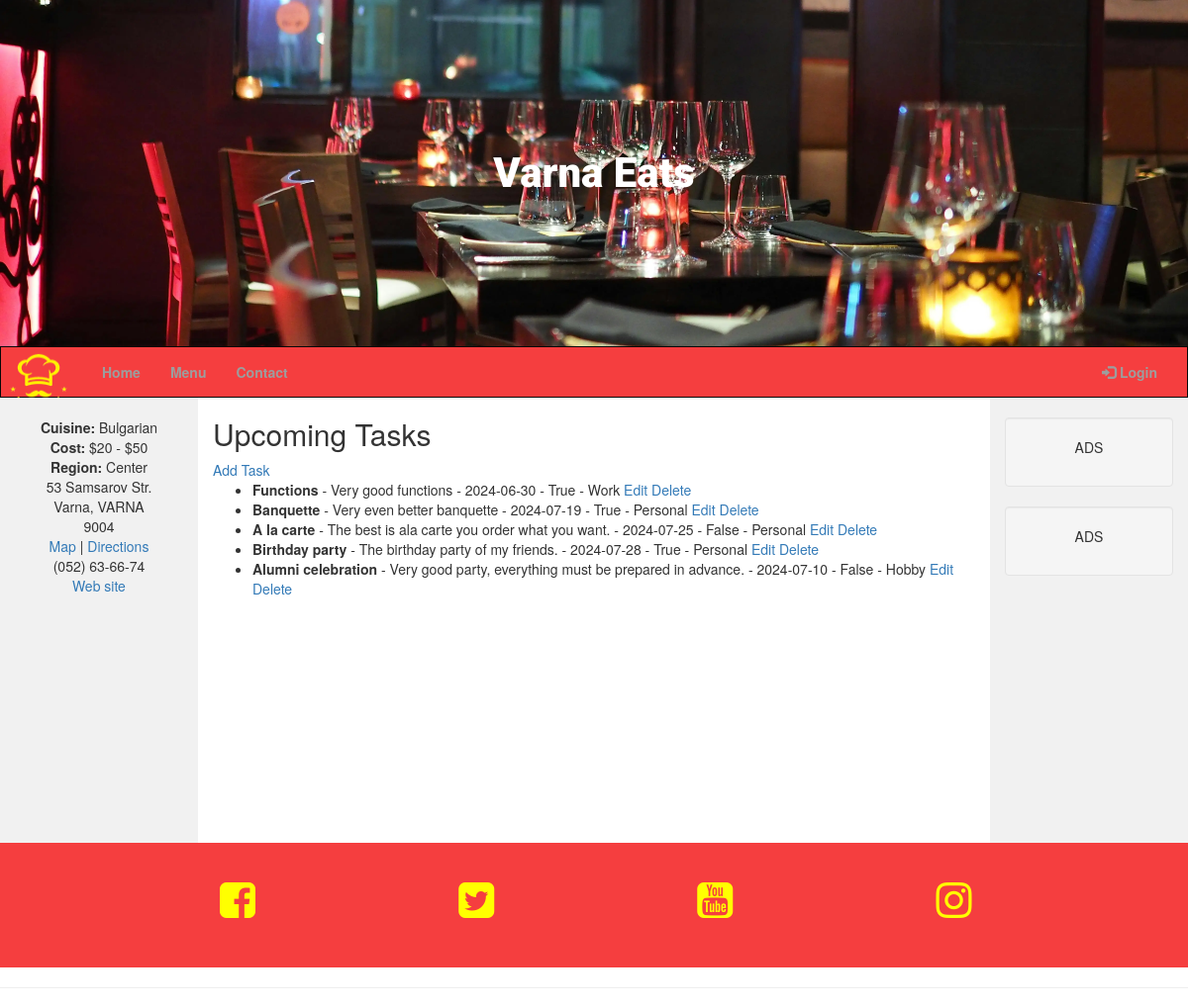
/tasks, run on an earlier commit of the app's database.
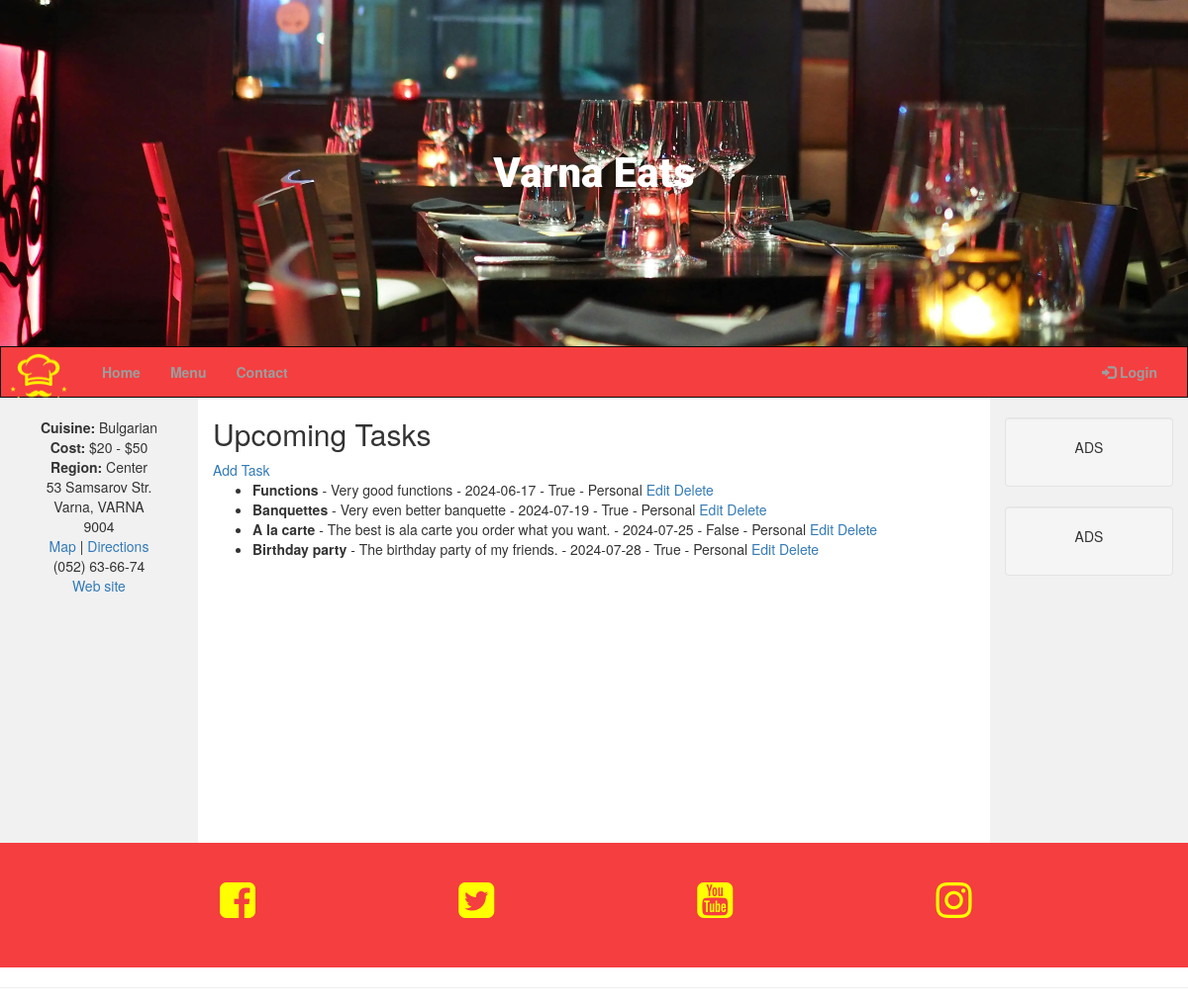
And on a later commit of the database.
### run.py (models this page shows)
class Task(db.Model):
    id = db.Column(db.Integer, primary_key=True)
    task_name = db.Column(db.String(50), unique=True, nullable=False)
    task_description = db.Column(db.Text, nullable=False)
    is_urgent = db.Column(db.Boolean, default=False, nullable=False)
    due_date = db.Column(db.Date, nullable=False)
    category_id = db.Column(db.Integer, db.ForeignKey("category.id", ondelete="CASCADE"), nullable=False)
    def __repr__(self):
        return "#{0} - Task: {1} | Urgent: {2}".format(self.id, self.task_name, self.is_urgent)

class Category(db.Model):
    id = db.Column(db.Integer, primary_key=True)
    category_name = db.Column(db.String(25), unique=True, nullable=False)
    tasks = db.relationship("Task", backref="category", cascade="all, delete", lazy=True)
    def __repr__(self):
        return self.category_name

### run.py (the view)
@app.route("/tasks")
def tasks():
    try:
        tasks = Task.query.all()
        categories = Category.query.all()
        print(f"Tasks: {tasks}")
        print(f"Categories: {categories}")
        return render_template("tasks.html", tasks=tasks, categories=categories)
    except Exception as e:
        print(f"Error: {e}")
        flash("An error occurred while loading tasks.", "danger")
        return redirect(url_for("home"))

### taskmanager/templates/tasks.html (shortened to what this page needs)
{% extends "base.html" %}
{% block content %}
    <h2>Upcoming Tasks</h2>
    <a href="{{ url_for('add_task') }}">Add Task</a>
    <ul>
        {% for task in tasks %}
            <li>
                <strong>{{ task.task_name }}</strong> - {{ task.task_description }} - {{ task.due_date }} - {{ task.is_urgent }} - {{ task.category.category_name }}
                <a href="{{ url_for('update_task', task_id=task.id) }}">Edit</a>
                <a href="#" onclick="confirmDelete({{ task.id }})">Delete</a>
            </li>
        {% endfor %}
    </ul>
{% endblock %}

### taskmanager/templates/base.html (shortened to what this page needs)
<!DOCTYPE html>
<html lang="en">
<head>
  <link rel="stylesheet" href="https://cdnjs.cloudflare.com/ajax/libs/font-awesome/4.7.0/css/font-awesome.min.css">
  <link rel="stylesheet" href="https://maxcdn.bootstrapcdn.com/bootstrap/3.4.1/css/bootstrap.min.css">
  <link rel="stylesheet" href="{{ url_for('static', filename='css/style.css') }}">
</head>
<body>
  <header>
    <div id="head">
      <div id="cover-text">Varna Eats</div>
    </div>
  </header>
  <nav class="navbar navbar-inverse">
    <div class="container-fluid">
      <div class="navbar-header">
        <a class="navbar-brand"><img id="chef" src="{{ url_for('static', filename='images/chef_new.png') }}"></a>
      </div>
      <div class="collapse navbar-collapse" id="myNavbar">
        <ul class="nav navbar-nav">
          <li class="{% if request.endpoint == 'home' %}active{% endif %}"><a href="{{ url_for('home') }}">Home</a></li>
          <li class="{% if request.endpoint == 'menu' %}active{% endif %}"><a href="{{ url_for('menu') }}">Menu</a></li>
          <li class="{% if request.endpoint == 'contact' %}active{% endif %}"><a href="{{ url_for('contact') }}">Contact</a></li>
        </ul>
        <ul class="nav navbar-nav navbar-right">
          {% if session.get('logged_in') %}
            <li><a href="{{ url_for('logout') }}"><span class="glyphicon glyphicon-log-out"></span> Logout</a></li>
            <li><a href="{{ url_for('update_menu') }}"><span class="glyphicon glyphicon-pencil"></span> Update Menu</a></li>
            <li><a href="{{ url_for('tasks') }}"><span class="glyphicon glyphicon-tasks"></span> Tasks</a></li>
          {% else %}
            <li><a href="{{ url_for('login') }}"><span class="glyphicon glyphicon-log-in"></span> Login</a></li>
          {% endif %}
        </ul>
      </div>
    </div>
  </nav>
  <div class="container-fluid text-center">
    <div class="row content">
      <div class="col-sm-2 sidenav">
        <div id="info">
          <strong>Cuisine:</strong> Bulgarian<br />
          <strong>Cost:</strong> $20 - $50<br />
          <strong>Region:</strong> Center<br />
          53 Samsarov Str. <br />
          Varna, VARNA <br />
          9004<br />
          <a href="/maps/44122?id=48736">Map</a> | <a href="/drive/44122?id=48736">Directions</a><br />
          (052) 63-66-74<br />
          <a href="#">Web site</a><br />
        </div>
      </div>
      <div class="col-sm-8 text-left">
        {% block content %}
        {% endblock %}
      </div>
      <div class="col-sm-2 sidenav">
        <div class="well">
          <p>ADS</p>
        </div>
        <div class="well">
          <p>ADS</p>
        </div>
      </div>
    </div>
  </div>
  <footer class="container-fluid text-center">
    <ul id="social-networks">
      <li><a href="https://www.facebook.com/" target="_blank" rel="noopener" aria-label="Visit our Facebook page (opens in a new tab)"><i class="fa fa-facebook-square"></i></a></li>
      <li><a href="https://www.twitter.com/" target="_blank" rel="noopener" aria-label="Visit our Twitter page (opens in a new tab)"><i class="fa fa-twitter-square"></i></a></li>
      <li><a href="https://www.youtube.com/" target="_blank" rel="noopener" aria-label="Visit our YouTube page (opens in a new tab)"><i class="fa fa-youtube-square"></i></a></li>
      <li><a href="https://www.instagram.com/" target="_blank" rel="noopener" aria-label="Visit our Instagram page (opens in a new tab)"><i class="fa fa-instagram"></i></a></li>
    </ul>
  </footer>
  <hr>
</body>
</html>

### taskmanager/static/css/style.css (style rules this page uses)
#head { height: 350px; width: 100%; background: url("../images/table.webp") no-repeat center 80%/cover; position: relative; text-align: center; color: white; }
#cover-text { font-size: 300%; font-weight: 900; position: absolute; color: white; font-family: "Roboto", sans-serif; top: 50%; left: 50%; transform: translate(-50%, -50%); text-align: center; }
.navbar { margin-bottom: 0; border-radius: 0; background-color: #F53E3F; font-weight: 900; }
.navbar-brand { padding-left: 2px; padding-top: 2px; padding-bottom: 2px; }
#chef { padding-top: 2px; padding-left: 2px; width: 70px; height: 70px; }
.row.content { height: 450px }
.sidenav { padding-top: 20px; background-color: #f1f1f1; height: 100%; }
footer { background-color: #F53E3F; color: white; padding: 15px; }
#social-networks { text-align: center; padding: 20px 0; display: flex; justify-content: space-evenly; list-style-type: none; }
#social-networks i { font-size: 300%; padding: 5%; color: yellow; }
::placeholder { color: white; }

What changed in the data, as far as the page shows it:
removed Task: task_name "Alumni celebration", task_description "Very good party, everything must be prepared in advance.", due_date "2024-07-10", is_urgent "False", category.category_name "Hobby"
changed Task "Functions": due_date "2024-06-30" → "2024-06-17"; category.category_name "Work" → "Personal"
changed Task "Very even better banquette": task_name "Banquette" → "Banquettes"
